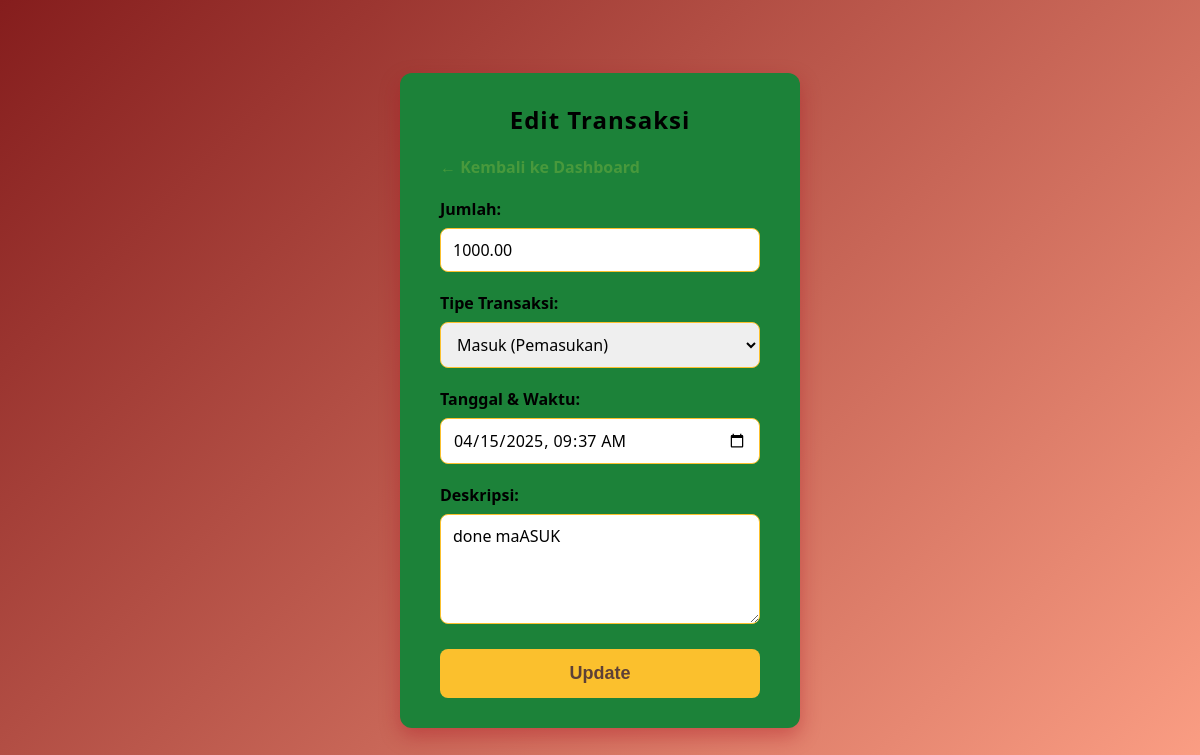
Screenshot of /edit_transaksi.php?id=22 (signed in) with the database file from the repository.
### tables this page shows
CREATE TABLE `transactions` (
  `id` int(11) NOT NULL,
  `user_id` int(11) NOT NULL,
  `amount` decimal(12,2) NOT NULL,
  `transaction_type` enum('in','out') NOT NULL,
  `description` text DEFAULT NULL,
  `created_at` timestamp NOT NULL DEFAULT current_timestamp()
);

### edit_transaksi.php (the view, shortened to what this page needs)
<?php
include 'koneksi.php';
$id = intval($_GET['id']);
$sql = "SELECT * FROM transactions WHERE id = $id";
$result = $conn->query($sql);
$transaksi = $result->fetch_assoc();
?>
<!DOCTYPE html>
<html lang="id">
<head>
</head>
<body>
<div class="container">
    <h2>Edit Transaksi</h2>
    <a href="index.php" class="back-link">&larr; Kembali ke Dashboard</a>
    <form method="POST" action="">
        <label for="amount">Jumlah:</label>
        <input type="number" id="amount" name="amount" step="0.01" required value="<?= htmlspecialchars($transaksi['amount']) ?>">
        <label for="transaction_type">Tipe Transaksi:</label>
        <select id="transaction_type" name="transaction_type" required>
            <option value="in" <?= $transaksi['transaction_type'] == 'in' ? 'selected' : '' ?>>Masuk (Pemasukan)</option>
        </select>
        <label for="created_at">Tanggal & Waktu:</label>
        <input type="datetime-local" id="created_at" name="created_at" required value="<?= htmlspecialchars(date('Y-m-d\TH:i', strtotime($transaksi['created_at']))) ?>">
        <label for="description">Deskripsi:</label>
        <textarea id="description" name="description" rows="4"><?= htmlspecialchars($transaksi['description']) ?></textarea>
        <button type="submit">Update</button>
    </form>
</div>
</body>
</html>

### edit_transaksi.php (style rules this page uses)
* { box-sizing: border-box; }
body { font-family: 'Segoe UI', Tahoma, Geneva, Verdana, sans-serif; background: linear-gradient(135deg,rgb(133, 29, 29) 0%, #fda085 100%); margin: 0; min-height: 100vh; display: flex; justify-content: center; align-items: center; padding: 20px; }
.container { background:rgb(28, 130, 57); padding: 30px 40px; border-radius: 12px; box-shadow: 0 8px 20px rgba(171, 16, 29, 0.4); width: 400px; max-width: 100%; }
h2 { color:rgb(0, 0, 0); margin-top: 0; margin-bottom: 20px; font-weight: 700; letter-spacing: 1px; text-align: center; }
a.back-link { display: inline-block; margin-bottom: 20px; color:rgb(72, 153, 60); text-decoration: none; font-weight: 600; transition: color 0.3s ease; }
form label { display: block; margin-bottom: 8px; font-weight: 600; color:rgb(0, 0, 0); }
input[type="number"], input[type="datetime-local"], select, textarea { width: 100%; padding: 10px 12px; border: 1.8px solid #fbc02d; border-radius: 8px; font-size: 16px; margin-bottom: 20px; transition: border-color 0.3s ease; font-family: inherit; resize: vertical; }
button { width: 100%; padding: 14px; background-color: #fbc02d; border: none; border-radius: 8px; color: #5d4037; font-size: 18px; font-weight: 700; cursor: pointer; transition: background-color 0.3s ease; }

### rows the page displays
transactions: amount "1000.00", transaction_type "Masuk (Pemasukan)", created_at "04/15/2025 09:37", description "done maASUK"
